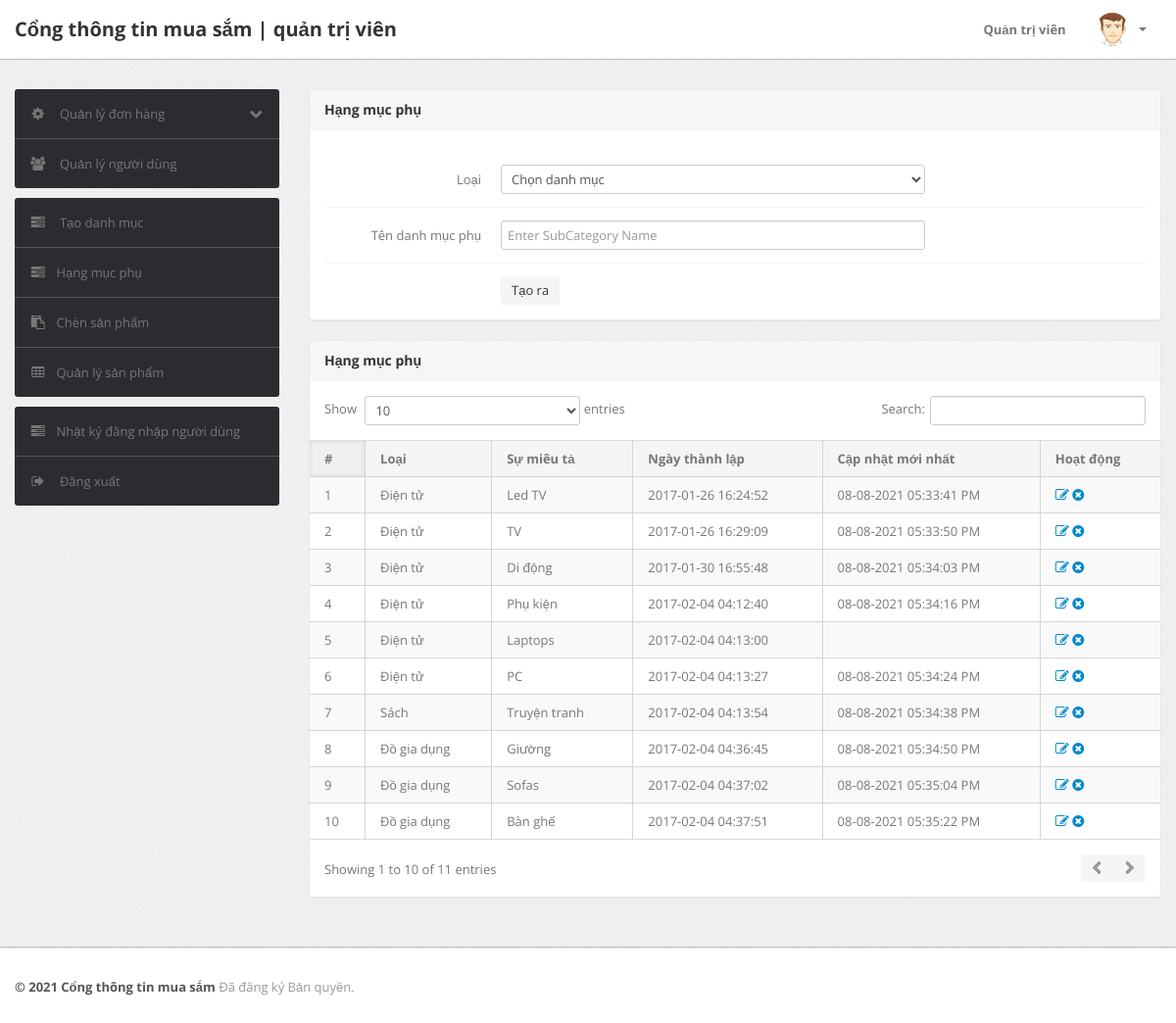
Before: /admin/subcategory.php (signed in) with the older database file.
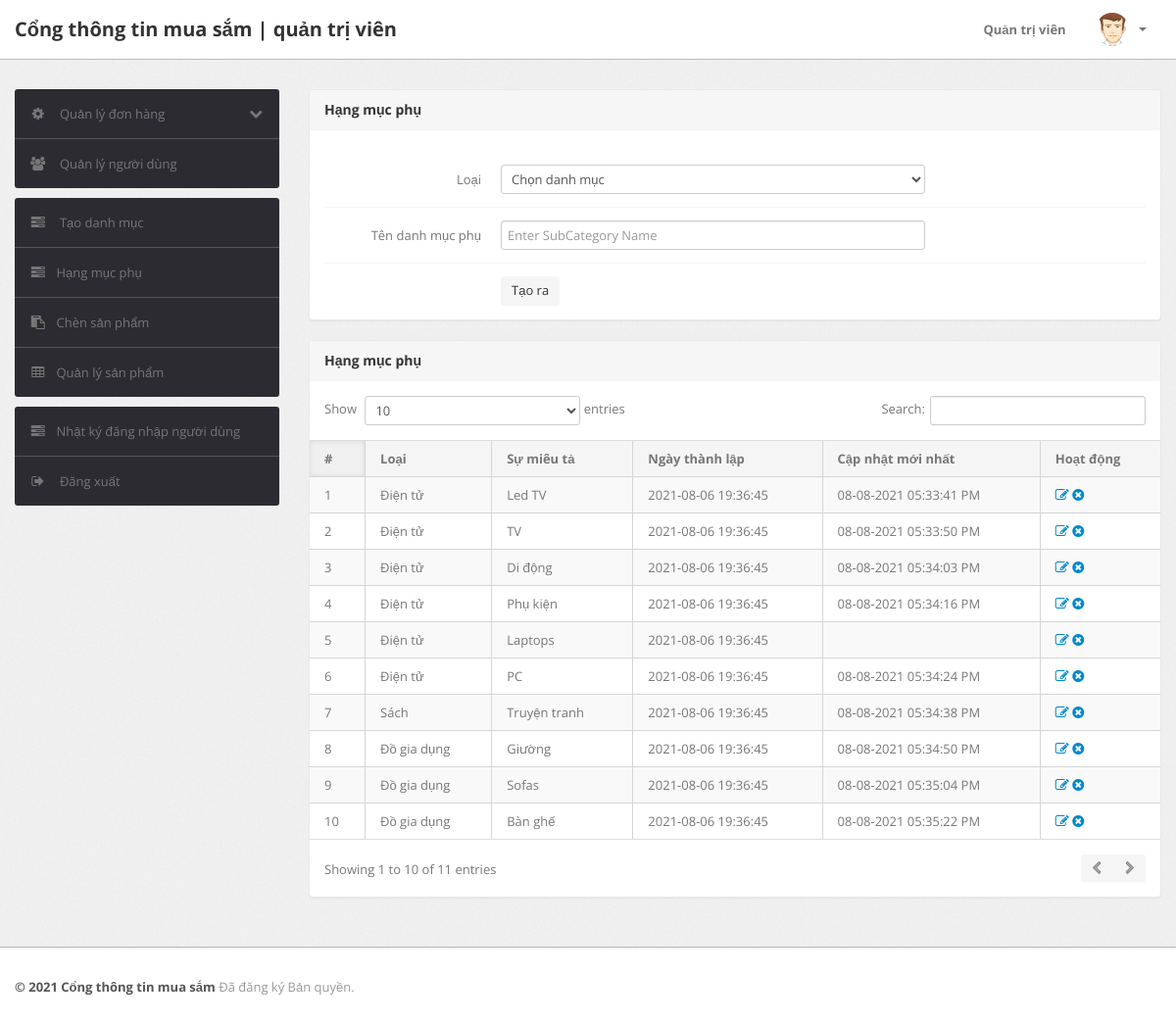
After: the same page with the newer database file.
### tables this page shows
CREATE TABLE `subcategory` (
  `id` int(11) NOT NULL,
  `categoryid` int(11) DEFAULT NULL,
  `subcategory` varchar(255) DEFAULT NULL,
  `creationDate` timestamp NULL DEFAULT current_timestamp(),
  `updationDate` varchar(255) DEFAULT NULL
);

CREATE TABLE `category` (
  `id` int(11) NOT NULL,
  `categoryName` varchar(255) DEFAULT NULL,
  `categoryDescription` longtext DEFAULT NULL,
  `creationDate` timestamp NOT NULL DEFAULT current_timestamp(),
  `updationDate` varchar(255) DEFAULT NULL
);

### admin/subcategory.php (the view, shortened to what this page needs)
<?php
include('include/config.php');
if (strlen($_SESSION['alogin']) == 0) {
	header('location:index.php');
} else {
?>
	<!DOCTYPE html>
	<html lang="en">
	<head>
		<link type="text/css" href="bootstrap/css/bootstrap.min.css" rel="stylesheet">
		<link type="text/css" href="bootstrap/css/bootstrap-responsive.min.css" rel="stylesheet">
		<link type="text/css" href="css/theme.css" rel="stylesheet">
		<link type="text/css" href="images/icons/css/font-awesome.css" rel="stylesheet">
	</head>
	<body>
		<?php include('include/header.php'); ?>
		<div class="wrapper">
			<div class="container">
				<div class="row">
					<?php include('include/sidebar.php'); ?>
					<div class="span9">
						<div class="content">
							<div class="module">
								<div class="module-head">
									<h3>Hạng mục phụ</h3>
								</div>
								<div class="module-body">
									<br />
									<form class="form-horizontal row-fluid" name="subcategory" method="post">
										<div class="control-group">
											<label class="control-label" for="basicinput">Loại</label>
											<div class="controls">
												<select name="category" class="span8 tip" required>
													<option value="">Chọn danh mục</option>
												</select>
											</div>
										</div>
										<div class="control-group">
											<label class="control-label" for="basicinput">Tên danh mục phụ</label>
											<div class="controls">
												<input type="text" placeholder="Enter SubCategory Name" name="subcategory" class="span8 tip" required>
											</div>
										</div>
										<div class="control-group">
											<div class="controls">
												<button type="submit" name="submit" class="btn">Tạo ra</button>
											</div>
										</div>
									</form>
								</div>
							</div>
							<div class="module">
								<div class="module-head">
									<h3>Hạng mục phụ</h3>
								</div>
								<div class="module-body table">
									<table cellpadding="0" cellspacing="0" border="0" class="datatable-1 table table-bordered table-striped	 display" width="100%">
										<thead>
											<tr>
												<th>#</th>
												<th>Loại</th>
												<th>Sự miêu tả</th>
												<th>Ngày thành lập</th>
												<th>Cập nhật mới nhất</th>
												<th>Hoạt động</th>
											</tr>
										</thead>
										<tbody>
											<?php $query = mysqli_query($con, "select subcategory.id,category.categoryName,subcategory.subcategory,subcategory.creationDate,subcategory.updationDate from subcategory join category on category.id=subcategory.categoryid");
											$cnt = 1;
											while ($row = mysqli_fetch_array($query)) {
											?>
												<tr>
													<td><?php echo htmlentities($cnt); ?></td>
													<td><?php echo htmlentities($row['categoryName']); ?></td>
													<td><?php echo htmlentities($row['subcategory']); ?></td>
													<td> <?php echo htmlentities($row['creationDate']); ?></td>
													<td><?php echo htmlentities($row['updationDate']); ?></td>
													<td>
														<a href="edit-subcategory.php?id=<?php echo $row['id'] ?>"><i class="icon-edit"></i></a>
														<a href="subcategory.php?id=<?php echo $row['id'] ?>&del=delete" onClick="return confirm('Are you sure you want to delete?')"><i class="icon-remove-sign"></i></a>
													</td>
												</tr>
											<?php $cnt = $cnt + 1;
											} ?>
									</table>
								</div>
							</div>
						</div>
					</div>
				</div>
			</div>
		</div>
		<?php include('include/footer.php'); ?>
	</body>
<?php } ?>

Changed rows visible on the page:
changed subcategory "Led TV": creationDate "2017-01-26 16:24:52" → "2021-08-06 19:36:45"
changed subcategory "TV": creationDate "2017-01-26 16:29:09" → "2021-08-06 19:36:45"
changed subcategory "Di động": creationDate "2017-01-30 16:55:48" → "2021-08-06 19:36:45"
changed subcategory "Phụ kiện": creationDate "2017-02-04 04:12:40" → "2021-08-06 19:36:45"
changed subcategory "Laptops": creationDate "2017-02-04 04:13:00" → "2021-08-06 19:36:45"
changed subcategory "PC": creationDate "2017-02-04 04:13:27" → "2021-08-06 19:36:45"
changed subcategory "Truyện tranh": creationDate "2017-02-04 04:13:54" → "2021-08-06 19:36:45"
changed subcategory "Giường": creationDate "2017-02-04 04:36:45" → "2021-08-06 19:36:45"
changed subcategory "Sofas": creationDate "2017-02-04 04:37:02" → "2021-08-06 19:36:45"
changed subcategory "Bàn ghế": creationDate "2017-02-04 04:37:51" → "2021-08-06 19:36:45"
